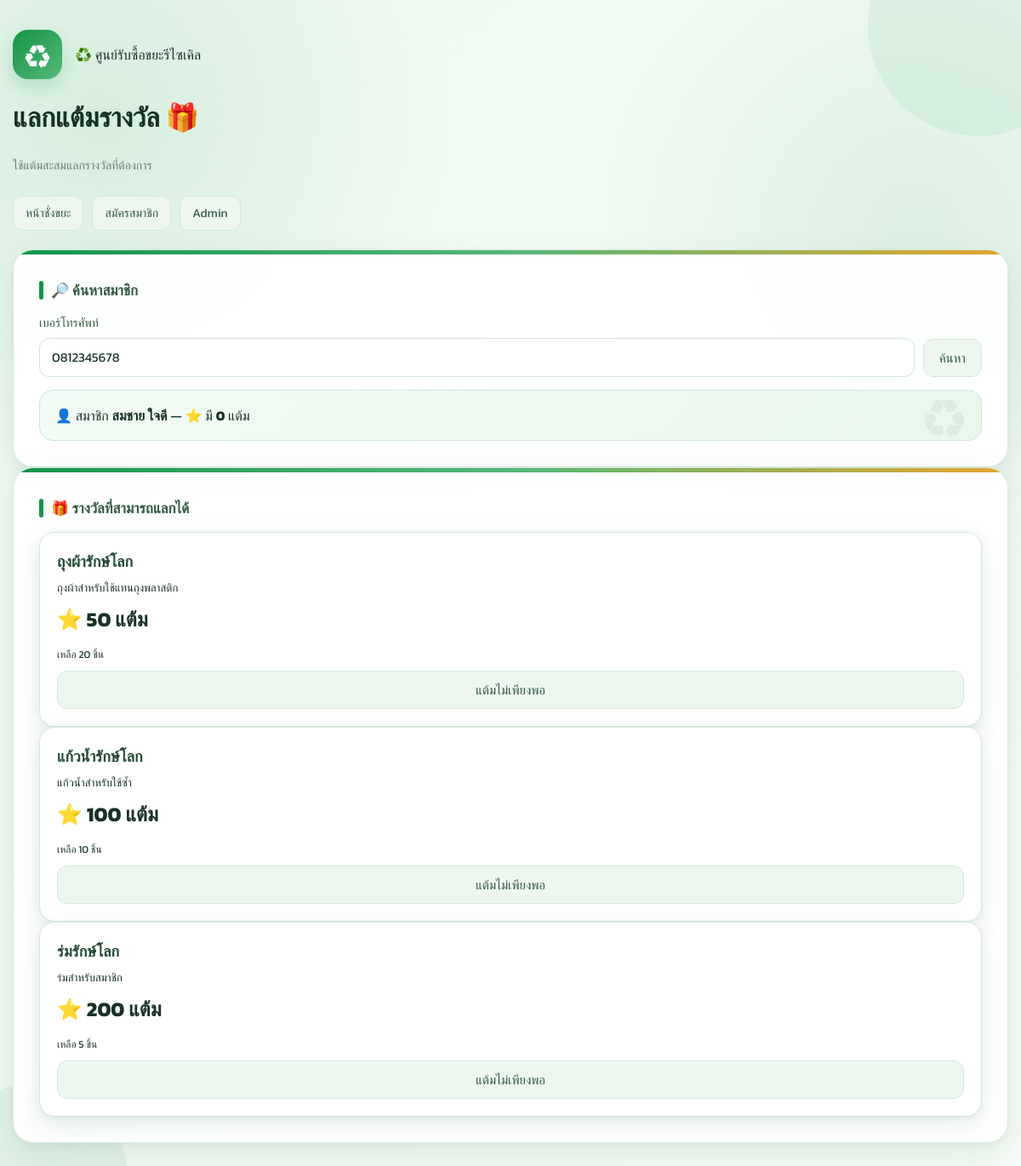
/rewards.php?phone=0812345678, run on the app's committed database.
### tables this page shows
CREATE TABLE IF NOT EXISTS users (
    id INT AUTO_INCREMENT PRIMARY KEY,
    full_name VARCHAR(150) NOT NULL,
    phone VARCHAR(20) NOT NULL UNIQUE,
    points_balance INT NOT NULL DEFAULT 0,
    created_at DATETIME DEFAULT CURRENT_TIMESTAMP
);

CREATE TABLE IF NOT EXISTS rewards (
    id INT AUTO_INCREMENT PRIMARY KEY,
    reward_name VARCHAR(150) NOT NULL,
    description TEXT NULL,
    points_required INT NOT NULL,
    stock INT NOT NULL DEFAULT 0,
    image VARCHAR(255) NULL,
    is_active TINYINT(1) NOT NULL DEFAULT 1,
    created_at DATETIME DEFAULT CURRENT_TIMESTAMP
);

### config/functions.php (called while the page is built, shortened)
<?php
function e($value): string
{
    return htmlspecialchars(
        (string)$value,
        ENT_QUOTES,
        'UTF-8'
    );
}
function find_user_by_phone(
    PDO $pdo,
    string $phone
): ?array {
    $stmt = $pdo->prepare(
        'SELECT id, full_name, phone, points_balance
         FROM users
         WHERE phone = ?
         LIMIT 1'
    );
    $stmt->execute([$phone]);
    $user = $stmt->fetch();
    return $user ?: null;
}

### rewards.php (the view, shortened to what this page needs)
<?php
require_once __DIR__ . '/config/db.php';
require_once __DIR__ . '/config/functions.php';
$phone = trim($_GET['phone'] ?? '');
$member = null;
if ($phone !== '') {
    $member = find_user_by_phone($pdo, $phone);
}
$rewards = $pdo->query(
    'SELECT id, reward_name, description, points_required, stock, is_active
     FROM rewards
     WHERE is_active = 1 AND stock > 0
     ORDER BY points_required ASC, reward_name ASC'
)->fetchAll();
?>
<!DOCTYPE html>
<html lang="th">
<head>
<link rel="stylesheet" href="assets/style.css">
</head>
<body>
<div class="page narrow">
    <div class="brand">
        <span class="mark">♻️ ศูนย์รับซื้อขยะรีไซเคิล</span>
    </div>
    <h1 class="title">แลกแต้มรางวัล 🎁</h1>
    <p class="subtitle">ใช้แต้มสะสมแลกรางวัลที่ต้องการ</p>
    <div class="nav">
        <a href="index.php">หน้าชั่งขยะ</a>
        <a href="register.php">สมัครสมาชิก</a>
        <a href="admin.php">Admin</a>
    </div>
    <div class="ticket">
        <div class="section-title">🔎 ค้นหาสมาชิก</div>
        <form method="get" style="display:flex;gap:10px;align-items:flex-end;flex-wrap:wrap">
            <div style="flex:1;min-width:220px">
                <label>เบอร์โทรศัพท์</label>
                <input type="text" name="phone" value="<?= e($phone) ?>" placeholder="เช่น 0812345678" required>
            </div>
            <button class="btn-secondary" type="submit">ค้นหา</button>
        </form>
        <?php if ($member): ?>
            <div class="member-info">
                👤 สมาชิก <b><?= e($member['full_name']) ?></b>
                — ⭐ มี <b><?= number_format((int)$member['points_balance']) ?></b> แต้ม
            </div>
        <?php endif; ?>
    </div>
    <?php if ($member): ?>
        <div class="ticket">
            <div class="section-title">🎁 รางวัลที่สามารถแลกได้</div>
            <?php foreach ($rewards as $r): ?>
                <div class="reward-card">
                    <h3><?= e($r['reward_name']) ?></h3>
                    <div style="color:var(--color-muted);font-size:13px">
                        <?= e($r['description']) ?>
                    </div>
                    <div class="points">
                        ⭐ <?= number_format((int)$r['points_required']) ?> แต้ม
                    </div>
                    <div style="font-size:12px;color:var(--color-muted);margin:5px 0 10px">
                        เหลือ <?= number_format((int)$r['stock']) ?> ชิ้น
                    </div>
                    <?php if ((int)$member['points_balance'] >= (int)$r['points_required']): ?>
                        <form method="post" action="redeem.php" onsubmit="return confirm('ยืนยันการแลกรางวัลนี้หรือไม่?');">
                            <input type="hidden" name="user_id" value="<?= (int)$member['id'] ?>">
                            <input type="hidden" name="reward_id" value="<?= (int)$r['id'] ?>">
                            <button class="btn-primary btn-block" type="submit">🎁 แลกรางวัลนี้</button>
                        </form>
                    <?php else: ?>
                        <button class="btn-secondary btn-block" disabled>แต้มไม่เพียงพอ</button>
                    <?php endif; ?>
                </div>
            <?php endforeach; ?>
        </div>
    <?php endif; ?>
</div>
</body>
</html>

### assets/style.css (style rules this page uses)
:root { --bg:#eef8f1; --surface:#ffffff; --surface-soft:#f7fcf8; --ink:#183126; --muted:#668073; --primary:#159447; --primary-dark:#087536; --primary-light:#55b879; --danger:#df5947; --warning:#e3a52f; --success:#159447; --line:#d4e8da; --radius:18px; --shadow: 0 10px 30px rgba(19,86,48,.10), 0 2px 8px rgba(19,86,48,.06); }
* { box-sizing:border-box; }
html { scroll-behavior:smooth; }
body { margin:0; padding:35px 15px 50px; min-height:100vh; font-family:'Kanit',sans-serif; color:var(--ink); background: radial-gradient(circle at 10% 10%,rgba(85,184,121,.16),transparent 25%), radial-gradient(circle at 90% 20%,rgba(21,148,71,.10),transparent 25%), linear-gradient(135deg,#eef8f1,#f7fcf8); overflow-x:hidden; }
body::before { content:""; position:fixed; width:260px; height:260px; border-radius:50%; background:rgba(85,184,121,.10); top:-100px; right:-80px; z-index:-1; animation:floatBlob 8s ease-in-out infinite; }
body::after { content:""; position:fixed; width:220px; height:220px; border-radius:50%; background:rgba(21,148,71,.07); bottom:-100px; left:-70px; z-index:-1; animation:floatBlob 10s ease-in-out infinite reverse; }
.page { width:100%; max-width:1250px; margin:0 auto; }
.ticket { position:relative; background:rgba(255,255,255,.92); border:1px solid rgba(212,232,218,.9); border-radius:24px; padding:34px 30px 30px; box-shadow: 0 18px 45px rgba(19,86,48,.10), 0 3px 10px rgba(19,86,48,.05); backdrop-filter:blur(12px); overflow:hidden; }
.ticket::before { content:""; position:absolute; top:0; left:0; width:100%; height:5px; background:linear-gradient( 90deg, var(--primary), var(--primary-light), var(--warning) ); }
.brand { display:flex; align-items:center; gap:15px; margin-bottom:8px; }
.brand::before { content:"♻"; width:58px; height:58px; display:flex; align-items:center; justify-content:center; border-radius:18px; color:white; font-size:30px; background:linear-gradient( 135deg, var(--primary), var(--primary-light) ); box-shadow:0 8px 20px rgba(21,148,71,.20); }
.subtitle { margin:0 0 25px; color:var(--muted); font-size:14px; }
.section-title { display:flex; align-items:center; gap:9px; margin:0 0 15px; color:#315a43; font-size:17px; font-weight:600; }
.section-title::before { content:""; width:5px; height:22px; border-radius:10px; background:var(--primary); }
.form-group label, label { display:block; margin-bottom:7px; color:#315a43; font-size:14px; font-weight:500; }
input[type=text], input[type=number], input[type=password], input[type=email], select, textarea { width:100%; min-height:46px; padding:10px 14px; border:1px solid #cfe3d5; border-radius:12px; outline:none; color:var(--ink); background:#fff; font-family:'Kanit',sans-serif; font-size:15px; transition: border-color .2s ease, box-shadow .2s ease, transform .2s ease; }
input::placeholder, textarea::placeholder { color:#9aaea2; }
.btn, button { min-height:44px; display:inline-flex; align-items:center; justify-content:center; gap:7px; padding:10px 18px; border:0; border-radius:12px; font-family:'Kanit',sans-serif; font-size:15px; font-weight:500; cursor:pointer; transition: transform .2s ease, box-shadow .2s ease, background .2s ease; }
.btn-secondary { color:#315a43; background:#edf7f0; border:1px solid var(--line); }
.member-info { position:relative; overflow:hidden; margin-top:15px; padding:17px 18px; border:1px solid #cfe6d6; border-radius:16px; background: linear-gradient( 135deg, #f2fbf5, #e9f7ed ); }
.member-info::after { content:"♻"; position:absolute; right:18px; top:50%; transform:translateY(-50%); font-size:50px; opacity:.06; }
.reward-card { position:relative; min-height:180px; padding:20px; display:flex; flex-direction:column; border:1px solid var(--line); border-radius:18px; background:#fff; box-shadow:var(--shadow); transition: transform .25s ease, box-shadow .25s ease; }
.reward-card h3 { margin:0 0 8px; color:#234b35; font-size:18px; }
.nav { display:flex; flex-wrap:wrap; gap:10px; margin-bottom:22px; }
.nav a { display:inline-flex; align-items:center; gap:6px; padding:9px 14px; color:#315a43; background:#edf7f0; border:1px solid var(--line); border-radius:11px; text-decoration:none; font-size:14px; transition:.2s ease; }

### rewards.php (style rules this page uses)
.reward-card { transition: .25s; }
.reward-card .points { font-size: 24px; font-weight: 700; margin: 10px 0; }
.btn-block { width: 100%; }

### data on the page
users: full_name "สมชาย ใจดี", points_balance "0"
rewards: reward_name "ถุงผ้ารักษ์โลก", description "ถุงผ้าสำหรับใช้แทนถุงพลาสติก", points_required "50", stock "20", shows "แต้มไม่เพียงพอ"
rewards: reward_name "แก้วน้ำรักษ์โลก", description "แก้วน้ำสำหรับใช้ซ้ำ", points_required "100", stock "10", shows "แต้มไม่เพียงพอ"
rewards: reward_name "ร่มรักษ์โลก", description "ร่มสำหรับสมาชิก", points_required "200", stock "5", shows "แต้มไม่เพียงพอ"
